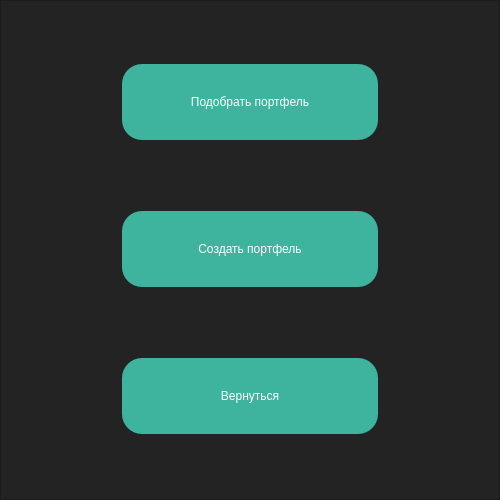
<?xml version="1.0" encoding="UTF-8"?>
<ui version="4.0">
 <class>MainWindow</class>
 <widget class="QMainWindow" name="MainWindow">
  <property name="geometry">
   <rect>
    <x>0</x>
    <y>0</y>
    <width>500</width>
    <height>500</height>
   </rect>
  </property>
  <property name="minimumSize">
   <size>
    <width>500</width>
    <height>500</height>
   </size>
  </property>
  <property name="focusPolicy">
   <enum>Qt::StrongFocus</enum>
  </property>
  <property name="windowTitle">
   <string>MainWindow</string>
  </property>
  <property name="styleSheet">
   <string notr="true">background-color: rgb(35, 35, 35);</string>
  </property>
  <widget class="QWidget" name="centralwidget">
   <layout class="QVBoxLayout" name="verticalLayout">
    <property name="spacing">
     <number>0</number>
    </property>
    <property name="leftMargin">
     <number>0</number>
    </property>
    <property name="topMargin">
     <number>0</number>
    </property>
    <property name="rightMargin">
     <number>0</number>
    </property>
    <property name="bottomMargin">
     <number>0</number>
    </property>
    <item>
     <widget class="QFrame" name="frame">
      <property name="minimumSize">
       <size>
        <width>500</width>
        <height>0</height>
       </size>
      </property>
      <property name="focusPolicy">
       <enum>Qt::StrongFocus</enum>
      </property>
      <property name="frameShape">
       <enum>QFrame::StyledPanel</enum>
      </property>
      <property name="frameShadow">
       <enum>QFrame::Raised</enum>
      </property>
      <layout class="QGridLayout" name="gridLayout">
       <property name="leftMargin">
        <number>0</number>
       </property>
       <property name="topMargin">
        <number>0</number>
       </property>
       <property name="rightMargin">
        <number>0</number>
       </property>
       <property name="bottomMargin">
        <number>0</number>
       </property>
       <item row="2" column="0">
        <widget class="QFrame" name="frame_4">
         <property name="maximumSize">
          <size>
           <width>300</width>
           <height>80</height>
          </size>
         </property>
         <property name="styleSheet">
          <string notr="true">QFrame {
	border: 2px solid rgb(35,35,35);
	border-radius: 20px;
	color: #FFF;
	padding-left: 20px;
	padding-right: 20px;
	background-color: rgb(35, 35, 35);
}</string>
         </property>
         <property name="frameShape">
          <enum>QFrame::StyledPanel</enum>
         </property>
         <property name="frameShadow">
          <enum>QFrame::Raised</enum>
         </property>
         <layout class="QGridLayout" name="gridLayout_3">
          <property name="leftMargin">
           <number>0</number>
          </property>
          <property name="topMargin">
           <number>0</number>
          </property>
          <property name="rightMargin">
           <number>0</number>
          </property>
          <property name="bottomMargin">
           <number>0</number>
          </property>
          <property name="spacing">
           <number>0</number>
          </property>
          <item row="0" column="0">
           <widget class="QPushButton" name="button_back">
            <property name="sizePolicy">
             <sizepolicy hsizetype="Expanding" vsizetype="Expanding">
              <horstretch>0</horstretch>
              <verstretch>0</verstretch>
             </sizepolicy>
            </property>
            <property name="styleSheet">
             <string notr="true">QPushButton {
	border: none;
	border-radius: 20px;
	color: #FFF;
	background-color: rgb(62, 180, 158);
	font: 75 10pt &quot;MS Shell Dlg 2&quot;;
}

QPushButton:hover {
	border: 1px solid rgb(48, 50, 62);
}

QPushButton:pressed {
	background-color: rgb(162, 180, 158);
	padding-top: 5px;
}</string>
            </property>
            <property name="text">
             <string>Вернуться</string>
            </property>
            <property name="icon">
             <iconset>
              <normaloff>../images/back.png</normaloff>../images/back.png</iconset>
            </property>
            <property name="iconSize">
             <size>
              <width>60</width>
              <height>60</height>
             </size>
            </property>
           </widget>
          </item>
         </layout>
        </widget>
       </item>
       <item row="0" column="0">
        <widget class="QFrame" name="frame_2">
         <property name="maximumSize">
          <size>
           <width>300</width>
           <height>80</height>
          </size>
         </property>
         <property name="styleSheet">
          <string notr="true">QFrame {
	border: 2px solid rgb(35,35,35);
	border-radius: 20px;
	color: #FFF;
	padding-left: 20px;
	padding-right: 20px;
	background-color: rgb(35, 35, 35);
}

</string>
         </property>
         <property name="frameShape">
          <enum>QFrame::StyledPanel</enum>
         </property>
         <property name="frameShadow">
          <enum>QFrame::Raised</enum>
         </property>
         <layout class="QVBoxLayout" name="verticalLayout_3">
          <property name="spacing">
           <number>0</number>
          </property>
          <property name="leftMargin">
           <number>0</number>
          </property>
          <property name="topMargin">
           <number>0</number>
          </property>
          <property name="rightMargin">
           <number>0</number>
          </property>
          <property name="bottomMargin">
           <number>0</number>
          </property>
          <item>
           <widget class="QPushButton" name="button_pick_up">
            <property name="sizePolicy">
             <sizepolicy hsizetype="Expanding" vsizetype="Expanding">
              <horstretch>0</horstretch>
              <verstretch>0</verstretch>
             </sizepolicy>
            </property>
            <property name="focusPolicy">
             <enum>Qt::StrongFocus</enum>
            </property>
            <property name="styleSheet">
             <string notr="true">QPushButton {
	border: none;
	border-radius: 20px;
	color: #FFF;
	background-color: rgb(62, 180, 158);
	font: 75 10pt &quot;MS Shell Dlg 2&quot;;
}

QPushButton:hover {
	border: 1px solid rgb(48, 50, 62);
}

QPushButton:pressed {
	background-color: rgb(162, 180, 158);
	padding-top: 5px;
}</string>
            </property>
            <property name="text">
             <string>Подобрать портфель</string>
            </property>
            <property name="icon">
             <iconset>
              <normaloff>../images/robot.png</normaloff>../images/robot.png</iconset>
            </property>
            <property name="iconSize">
             <size>
              <width>60</width>
              <height>60</height>
             </size>
            </property>
           </widget>
          </item>
         </layout>
        </widget>
       </item>
       <item row="1" column="0">
        <widget class="QFrame" name="frame_3">
         <property name="maximumSize">
          <size>
           <width>300</width>
           <height>80</height>
          </size>
         </property>
         <property name="styleSheet">
          <string notr="true">QFrame {
	border: 2px solid rgb(35,35,35);
	border-radius: 20px;
	color: #FFF;
	padding-left: 20px;
	padding-right: 20px;
	background-color: rgb(35, 35, 35);
}</string>
         </property>
         <property name="frameShape">
          <enum>QFrame::StyledPanel</enum>
         </property>
         <property name="frameShadow">
          <enum>QFrame::Raised</enum>
         </property>
         <layout class="QGridLayout" name="gridLayout_2">
          <property name="leftMargin">
           <number>0</number>
          </property>
          <property name="topMargin">
           <number>0</number>
          </property>
          <property name="rightMargin">
           <number>0</number>
          </property>
          <property name="bottomMargin">
           <number>0</number>
          </property>
          <property name="spacing">
           <number>0</number>
          </property>
          <item row="0" column="0">
           <widget class="QPushButton" name="button_create">
            <property name="sizePolicy">
             <sizepolicy hsizetype="Expanding" vsizetype="Expanding">
              <horstretch>0</horstretch>
              <verstretch>0</verstretch>
             </sizepolicy>
            </property>
            <property name="styleSheet">
             <string notr="true">QPushButton {
	border: none;
	border-radius: 20px;
	color: #FFF;
	background-color: rgb(62, 180, 158);
	font: 75 10pt &quot;MS Shell Dlg 2&quot;;
}

QPushButton:hover {
	border: 1px solid rgb(48, 50, 62);
}

QPushButton:pressed {
	background-color: rgb(162, 180, 158);
	padding-top: 5px;
}</string>
            </property>
            <property name="text">
             <string>Создать портфель</string>
            </property>
            <property name="icon">
             <iconset>
              <normaloff>../images/coin.png</normaloff>../images/coin.png</iconset>
            </property>
            <property name="iconSize">
             <size>
              <width>60</width>
              <height>60</height>
             </size>
            </property>
            <property name="autoRepeat">
             <bool>false</bool>
            </property>
           </widget>
          </item>
         </layout>
        </widget>
       </item>
      </layout>
     </widget>
    </item>
   </layout>
  </widget>
 </widget>
 <resources>
  <include location="D:/USER/Pictures/test.qrc"/>
 </resources>
 <connections/>
</ui>
